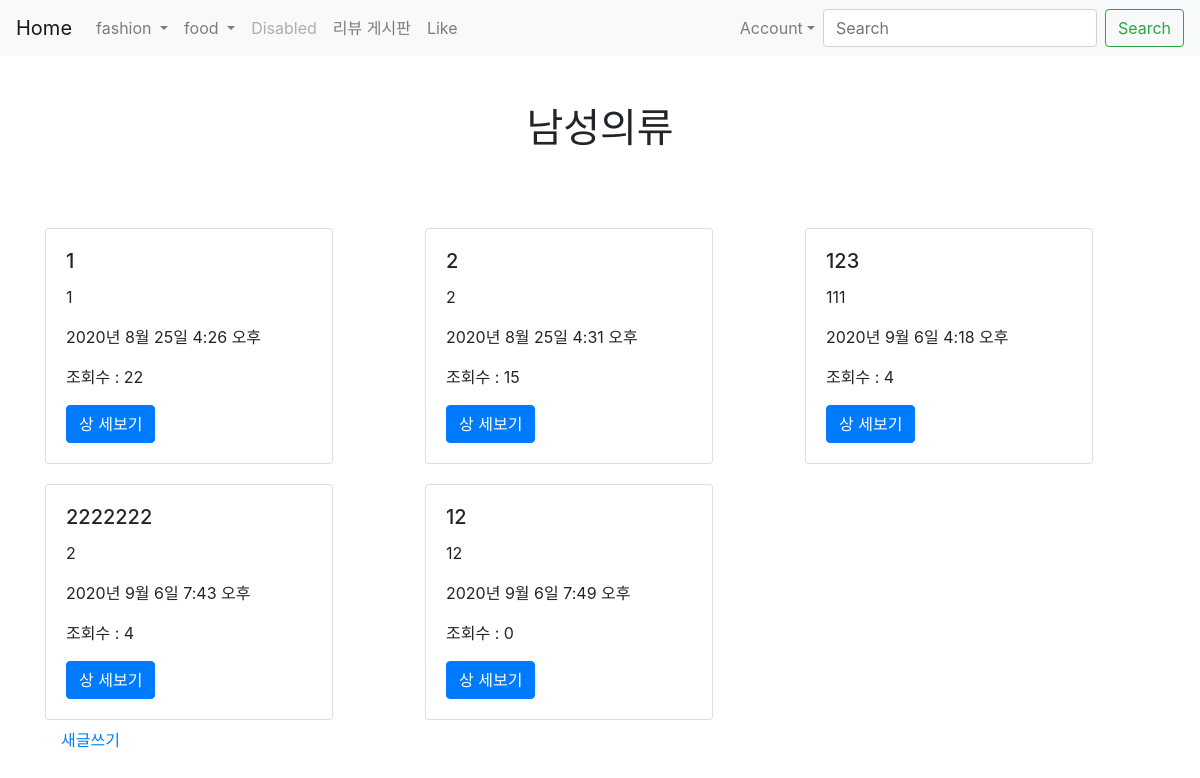
/posts/main2/ (signed in), run on an earlier commit of the app's database.
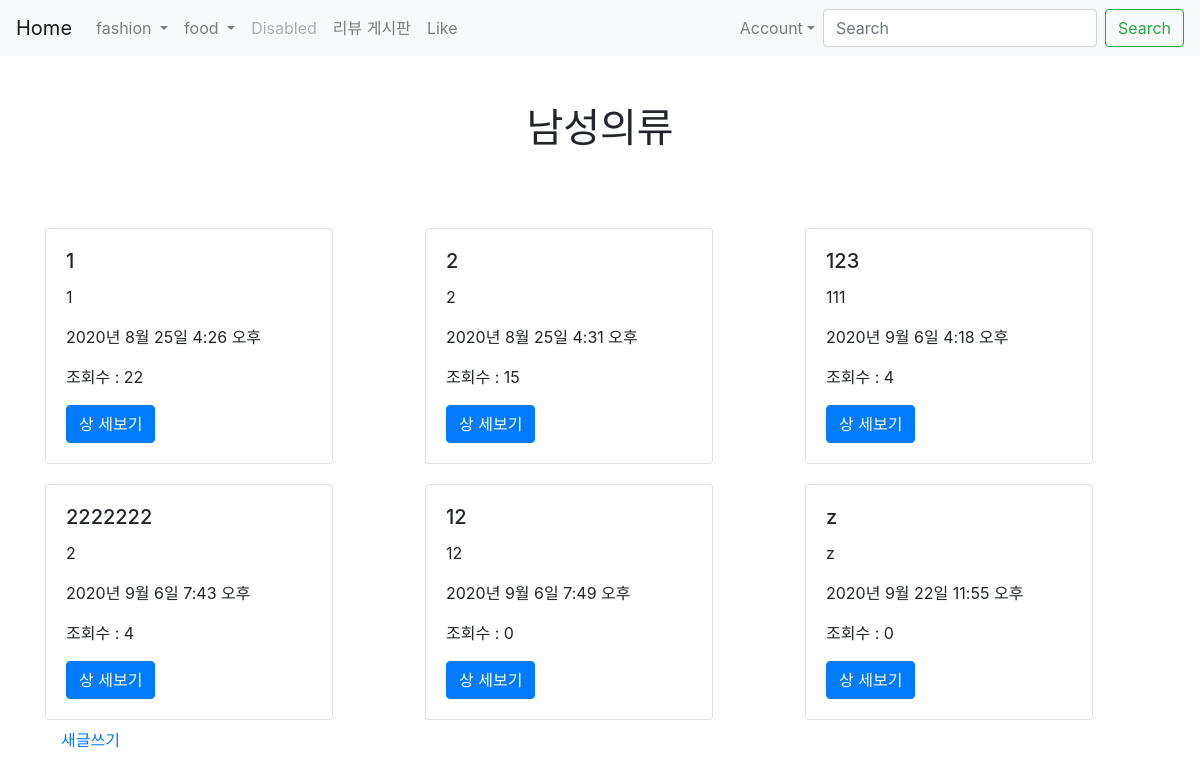
And on a later commit of the database.
### posts/models.py (models this page shows, shortened)
class Post(models.Model):
    title = models.CharField(max_length=50, null=False, verbose_name="상품명")
    content = models.TextField(verbose_name="상세보기")
    price = models.TextField(null = True, verbose_name="가격")
    remaining = models.TextField(null = True, verbose_name="재고")
    view_count = models.IntegerField(default = 0, verbose_name="조회수")
    created_at = models.DateTimeField(auto_now_add = True, verbose_name="생성시간")
    updated_at = models.DateTimeField(auto_now = True, verbose_name="수정시간")
    image = models.ImageField(upload_to = 'images/', null = True, verbose_name="상품사진", blank="true")
    user = models.ForeignKey(User, on_delete = models.CASCADE, null = True)
    like_user_set = models.ManyToManyField(User, blank=True, related_name='like_user_set', through='Like')

### posts/views.py (the view)
# urls.py: path('main2/', main2, name="main2"),
def main2(request):
    posts = Post.objects.all()
    return render(request, 'posts/main2.html', {'posts': posts})

### posts/templates/posts/main2.html (shortened to what this page needs)
{% extends 'base.html' %}
{% load static %}
{% block content %}
{% include 'shared/_navbar.html' %}
{% if user.is_authenticated %}
    <div class="container">
    <center><br><br><h1>남성의류<br><br></h1></center>
    <div class="row">
    {% for post in posts %}
        <div class="col-md-4 col-12">
            <div class="card" style="width: 18rem; margin-top: 20px;">
                <div class="card-body">
                    <h5 class="card-title">{{ post.title }}</h5>
                    <p class="card-text">{{ post.content }}</p>
                    <p>{{ post.created_at }}</p>
                    <p>조회수 : {{ post.view_count }}</p>
                    <a href="{% url 'posts:show' post.pk %}" class="btn btn-primary">상 세보기</a>
                </div>
            </div>
        </div>
        {% endfor %}
    </div>
    <a class="nav-link" href="{% url 'posts:new' %}">새글쓰기</a>
    {% else %}
    <h3>로그인 후 이용이 가능합니다.</h3>
    <a href="{% url 'account_login' %}" class="btn btn-warning">로그인</a>
    <a href="{% url 'account_signup' %}" class="btn btn-warning">회원가입</a>
    {% endif %}
</div>
{% endblock %}

What changed in the data, as far as the page shows it:
added Post: title "z", content "z", created_at "2020년 9월 22일 11:55 오후", view_count "0"
